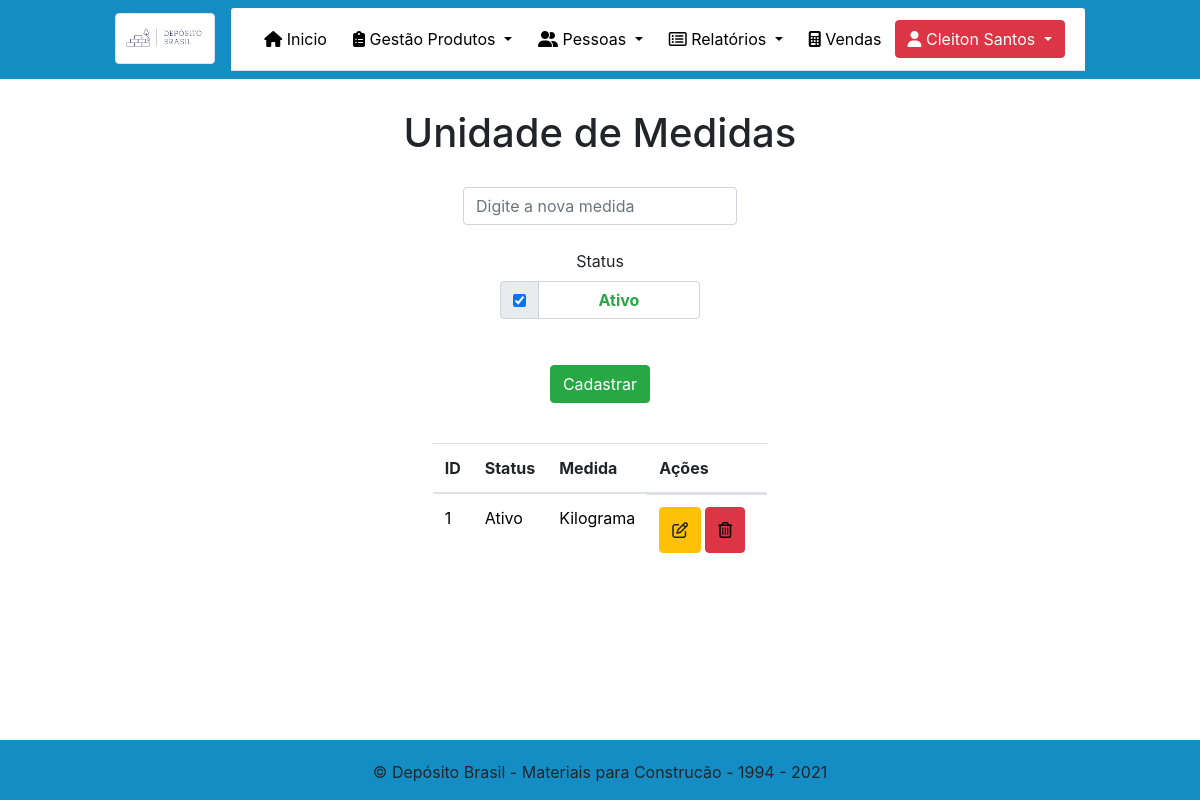
Screenshot of /Admin/Medida.php (signed in) with the database file from the repository.
### tables this page shows
CREATE TABLE `medida` (
  `id` int(11) NOT NULL,
  `status` tinyint(1) NOT NULL,
  `nome` varchar(45) NOT NULL
);

### Admin/Medida.php (the view, shortened to what this page needs)
<!DOCTYPE html>
<html lang="pt-br">
<?php
require_once("../menu.php");
?>
<head>
</head>
<body class="teste">
    <h1 style="text-align: center; margin-top: 30px;">Unidade de Medidas</h1>
    <center class="container">
        <form name="form" method="POST" action="Medida.php" class="needs-validation" novalidate>
            <input type="text" class="form-control" name="nome" style="width: auto; margin-top: 30px;" placeholder="Digite a nova medida" required>
            <br>
            <div class="form-group "><label class="control-label" style="width: 200px !important;" for="status">Status</label><input type="hidden" name="status" value="0">
                <div class="input-group" style="width: 200px !important;">
                    <div class="input-group-prepend">
                        <div class="input-group-text">
                            <input type="checkbox" name="status" value="1" id="status" onclick="teste1(this);" checked>
                        </div>
                    </div>
                    <div class="form-control"><strong class="text-success" id="statuscadastrar">Ativo</strong></div>
                </div>
            </div>
            <button type="submit" class="btn btn-success" style="margin-top: 30px;" name="salvar">Cadastrar</button>
        </form>
        <table class="table table-hover" style="margin-top: 40px; width: auto;">
            <thead>
                <tr>
                    <th scope="col">ID</th>
                    <th scope="col">Status</th>
                    <th scope="col">Medida</th>
                    <th scope="col">Ações</th>
                </tr>
            </thead>
            <tbody style="color: black;">
                <?php
                $conexao = mysqli_connect('127.0.0.1', 'root', '', 'tcc');
                $sql = "select * from medida ";
                $medidas = mysqli_query($conexao, $sql);
                while ($data = mysqli_fetch_array($medidas)) {
                    if ($data['status'] == 1) {
                        $statusProduto = 'Ativo';
                    } else {
                        $statusProduto = 'Inativo';
                    } ?>
                <tr>
                    <td><?= $data['id']  ?></td>
                    <td><?= $statusProduto  ?></td>
                    <td><?= $data['nome']  ?></td>
                    <td class="actions d-flex" style="width: 120px;">
                        <center>
                            <form action="Medida.php" name="form" method="post" class="needs-validation" novalidate>
                                <button class="btn btn-warning btn-xs" type="button" style="margin-right: 4px; height: 46px; width: auto; " data-toggle="modal" data-target="#modalExemplo<?= $data['id'] ?>"><i class="far fa-edit"></i></button>
                            </form>
                        </center>
                        <button class="btn btn-danger btn-xs" style="height: 46px; width: auto; " type="button" data-toggle="modal" data-target="#ExemploModalCentralizado<?= $data['id'] ?>"><i class="far fa-trash-alt" style="color: black;"></i></button>
                    </td>
                </tr>
                <?php  }    ?>
            </tbody>
        </table>
    </center>
    <?php
    require_once("rodape.php");
    ?>
</body>
</html>

### Admin/Medida.php (style rules this page uses)
.teste { background-image: url("../img/textura2.jpg"); }

### rows the page displays
medida: id "1", status "Ativo", nome "Kilograma"

### other values shown
$_SESSION['nome_completo'] "Cleiton Santos"
